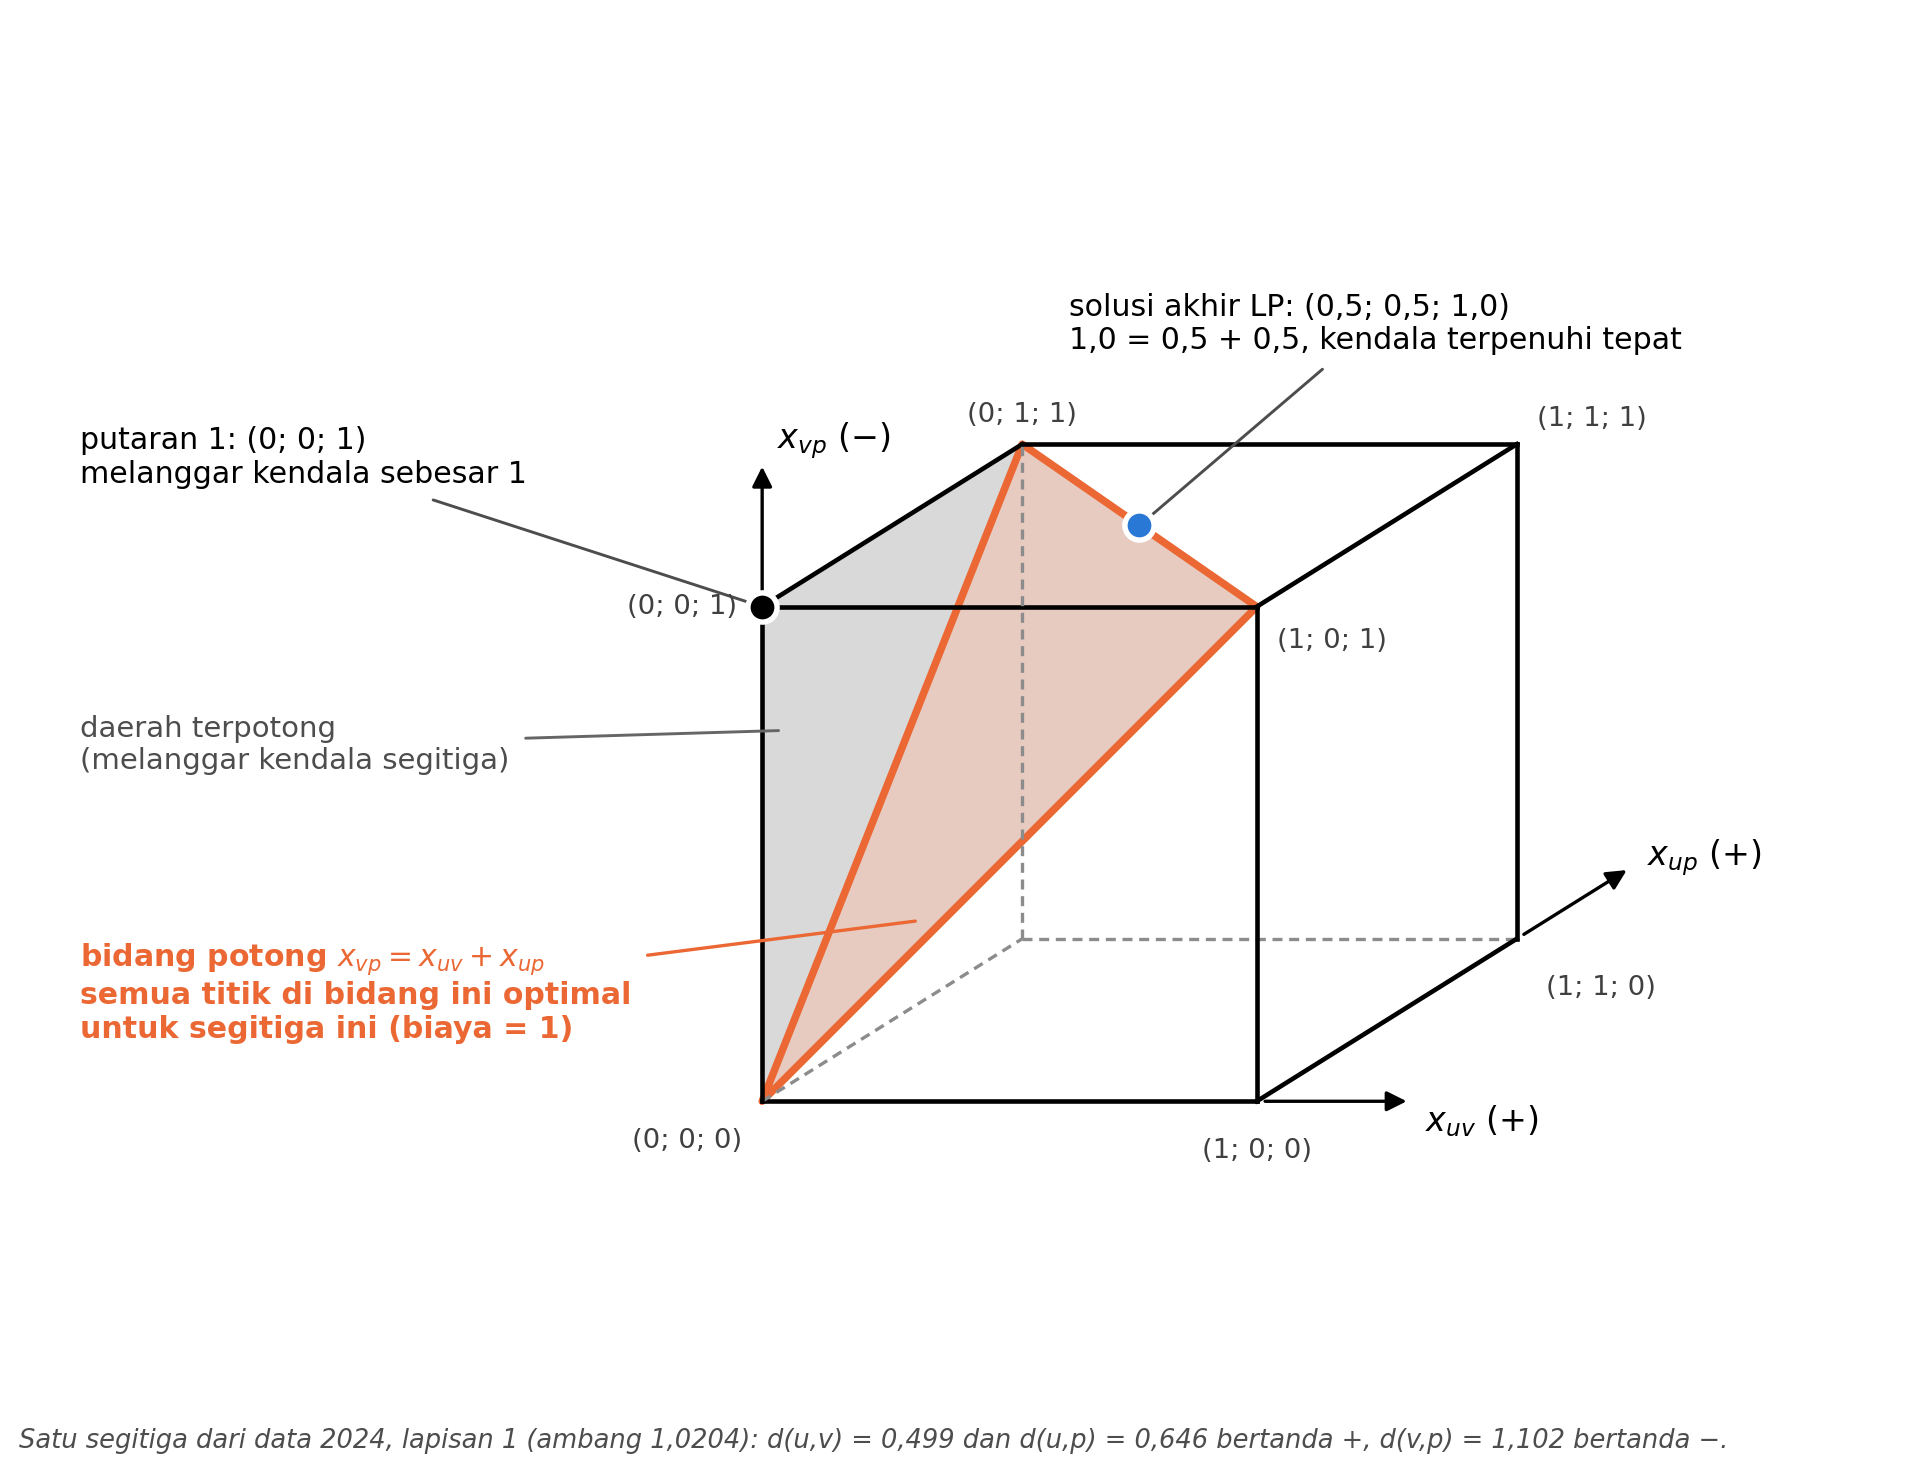

Recreate this plot in Python.
"""Ilustrasi kubus satu segitiga nyata dari data nasional 2024, lapisan 1: kendala x_vp <= x_uv + x_up memotong kubus [0,1]^3.

Segitiga diambil dari data (sumber dicatat di sini, tidak ditampilkan di gambar): u = Wonosobo, v = Pemalang, p = Wonogiri.
Solusi akhir LP baseline dibaca dari A_nasional2024_x_lp.npy.
"""
import os
import numpy as np
import pandas as pd
import matplotlib
matplotlib.use('Agg')
import matplotlib.pyplot as plt
from matplotlib.patches import Polygon
from sklearn.preprocessing import StandardScaler
from scipy.spatial.distance import pdist, squareform

HERE = os.path.dirname(os.path.abspath(__file__))
ROOT = os.path.join(HERE, '..')

df = pd.read_csv(os.path.join(ROOT, 'data', 'dataset_nasional_2024.csv'))
X = StandardScaler().fit_transform(df[['PDRB_ADHK', 'IPM', 'TPAK']].values)
n = len(X); D = squareform(pdist(X)); iu, ju = np.triu_indices(n, 1); P = len(iu)
th1 = np.percentile(D[iu, ju], 25)
pid = np.zeros((n, n), int); pid[iu, ju] = np.arange(P); pid[ju, iu] = np.arange(P)
x = np.load(os.path.join(ROOT, 'results', 'nasional', 'A_nasional2024_x_lp.npy'))[:P]
nama = list(df.Kabupaten_Kota)
u, v, p = (nama.index(k) for k in ('Wonosobo', 'Pemalang', 'Wonogiri'))
assert D[u, v] < th1 and D[u, p] < th1 and D[v, p] >= th1
akhir = (x[pid[u, v]], x[pid[u, p]], x[pid[v, p]])           # (x_uv, x_up, x_vp)
assert abs(akhir[2] - akhir[0] - akhir[1]) < 1e-6            # kendala terpenuhi tepat

def pr(a, b, c):
    """Proyeksi miring: sumbu 1 = x_uv (kanan), sumbu 2 = x_up (miring ke belakang), sumbu 3 = x_vp (atas)."""
    return a + 0.62 * b * np.cos(np.radians(32)), c + 0.62 * b * np.sin(np.radians(32))

def angka(v, d=1):
    return f'{v:.{d}f}'.replace('.', ',')

ORANYE, BIRU = '#eb6834', '#2a78d6'
fig, ax = plt.subplots(figsize=(6.4, 4.9), dpi=300)
ax.set_aspect('equal'); ax.axis('off')

# kubus
V = {(a, b, c): pr(a, b, c) for a in (0, 1) for b in (0, 1) for c in (0, 1)}
for a in (0, 1):
    for b in (0, 1):
        for c in (0, 1):
            for d in range(3):
                q = [a, b, c]
                if q[d] == 0:
                    r = q.copy(); r[d] = 1
                    tersembunyi = (a, b, c) == (0, 1, 0) or tuple(r) == (0, 1, 0)
                    ax.plot(*zip(V[(a, b, c)], V[tuple(r)]), color='0.55' if tersembunyi else 'black',
                            lw=0.8 if tersembunyi else 1.1, ls=(0, (3, 2)) if tersembunyi else '-')

# daerah yang dipotong (tetrahedron di sekitar (0,0,1)) dan bidang potong
tet = [(0, 0, 0), (0, 0, 1), (1, 0, 1), (0, 1, 1)]
for f in [(0, 1, 2), (0, 1, 3), (1, 2, 3)]:
    ax.add_patch(Polygon([pr(*tet[i]) for i in f], closed=True, facecolor='0.75', alpha=0.35, edgecolor='none'))
bidang = [(0, 0, 0), (1, 0, 1), (0, 1, 1)]
ax.add_patch(Polygon([pr(*q) for q in bidang], closed=True, facecolor=ORANYE, alpha=0.22, edgecolor='none'))
ax.add_patch(Polygon([pr(*q) for q in bidang], closed=True, fill=False, edgecolor=ORANYE, lw=1.8, joinstyle='round'))

# titik putaran 1 dan solusi akhir
p1 = pr(0, 0, 1); pa = pr(*akhir)
ax.plot(*p1, 'o', ms=7, mfc='black', mec='white', mew=1.3, zorder=6)
ax.plot(*pa, 'o', ms=7, mfc=BIRU, mec='white', mew=1.3, zorder=6)
ax.annotate('putaran 1: (0; 0; 1)\nmelanggar kendala sebesar 1', xy=p1, xytext=(-1.38, 1.25), fontsize=7.2,
            arrowprops=dict(arrowstyle='-', color='0.3', lw=0.7))
ax.annotate(f'solusi akhir LP: ({angka(akhir[0])}; {angka(akhir[1])}; {angka(akhir[2])})\n'
            f'{angka(akhir[2])} = {angka(akhir[0])} + {angka(akhir[1])}, kendala terpenuhi tepat',
            xy=pa, xytext=(0.62, 1.52), fontsize=7.2, color='black', arrowprops=dict(arrowstyle='-', color='0.3', lw=0.7))
ax.annotate(r'bidang potong $x_{vp} = x_{uv} + x_{up}$' '\n' 'semua titik di bidang ini optimal' '\n' 'untuk segitiga ini (biaya = 1)',
            xy=pr(0.3, 0.05, 0.35), xytext=(-1.38, 0.22), color=ORANYE, fontsize=7.2, ha='left', va='center', fontweight='bold',
            arrowprops=dict(arrowstyle='-', color=ORANYE, lw=0.8))
ax.annotate('daerah terpotong\n(melanggar kendala segitiga)', xy=pr(0.05, 0.0, 0.75), xytext=(-1.38, 0.72),
            color='0.3', fontsize=7.0, ha='left', va='center', arrowprops=dict(arrowstyle='-', color='0.4', lw=0.7))

# label sudut dan sumbu
for q, (dx, dy, ha) in {(0, 0, 0): (-0.04, -0.08, 'right'), (1, 0, 0): (0.0, -0.1, 'center'), (0, 0, 1): (-0.05, 0.0, 'right'),
                        (1, 0, 1): (0.04, -0.07, 'left'), (0, 1, 1): (0.0, 0.06, 'center'), (1, 1, 1): (0.04, 0.05, 'left'),
                        (1, 1, 0): (0.06, -0.1, 'left')}.items():
    x0, y0 = pr(*q)
    ax.text(x0 + dx, y0 + dy, '(' + '; '.join(str(k) for k in q) + ')', fontsize=6.6, ha=ha, va='center', color='0.25')
ax.annotate('', xy=pr(1.32, 0, 0), xytext=pr(1, 0, 0), arrowprops=dict(arrowstyle='-|>', color='black', lw=0.8))
ax.text(*pr(1.34, 0, -0.06), r'$x_{uv}$ (+)', fontsize=8, ha='left')
ax.annotate('', xy=pr(1, 1.45, 0), xytext=pr(1, 1, 0), arrowprops=dict(arrowstyle='-|>', color='black', lw=0.8))
ax.text(*pr(1, 1.5, 0), r'$x_{up}$ (+)', fontsize=8, ha='left', va='center')
ax.annotate('', xy=pr(0, 0, 1.3), xytext=pr(0, 0, 1), arrowprops=dict(arrowstyle='-|>', color='black', lw=0.8))
ax.text(*pr(0.03, 0, 1.32), r'$x_{vp}$ (−)', fontsize=8, ha='left')

ax.set_xlim(-1.45, 2.25); ax.set_ylim(-0.25, 1.85)
fig.text(0.01, 0.015, f'Satu segitiga dari data 2024, lapisan 1 (ambang {angka(th1, 4)}): d(u,v) = {angka(D[u, v], 3)} dan '
         f'd(u,p) = {angka(D[u, p], 3)} bertanda +, d(v,p) = {angka(D[v, p], 3)} bertanda −.',
         fontsize=6.2, color='0.3', style='italic')
fig.tight_layout(rect=(0, 0.04, 1, 1))
out = os.path.join(HERE, 'gambar_segitiga_kubus.png')
fig.savefig(out, dpi=300, facecolor='white')
print(out, akhir)
